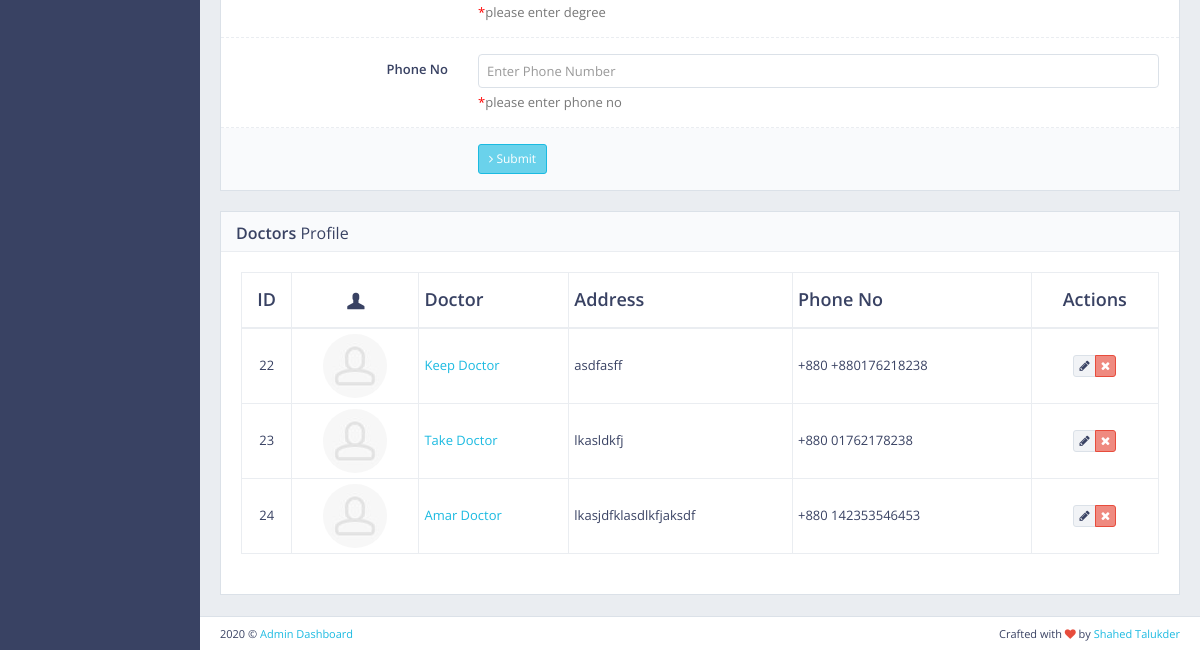
The page /crudDoctor/ (signed in, lower part) on the database as committed earlier.
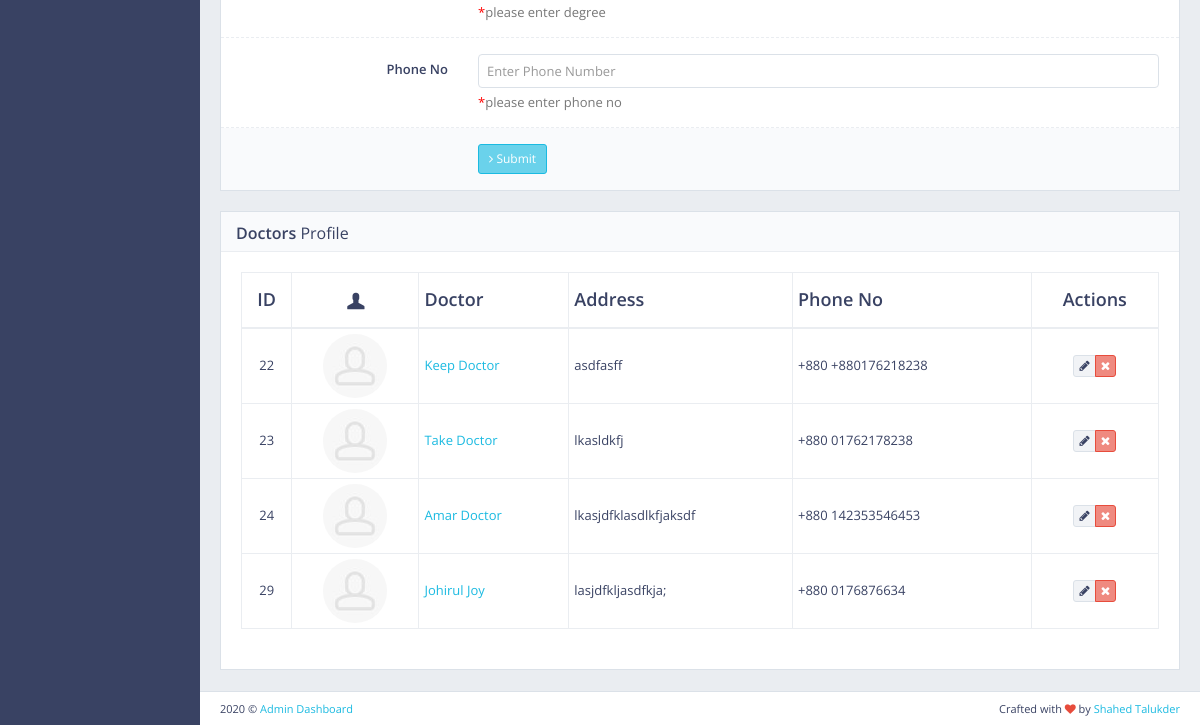
The same page on the database as committed later.
### main/models.py (models this page shows, shortened)
class Doctor(models.Model):
    user = models.OneToOneField(User,on_delete=models.CASCADE,primary_key=True,related_name='doctoruser')
    full_name = models.CharField(max_length=50, blank=True, null=True)
    address = models.CharField(max_length=500, blank=True, null=True)
    age = models.CharField(max_length=50, blank=True, null=True)
    degree = models.CharField(max_length=120,blank=True,null=True)
    phone_no = models.CharField(max_length=50, blank=True,null=True)
    class Meta:
        db_table = "doctor_info"

class User(AbstractUser):
    is_patient = models.BooleanField(default=False)
    is_doctor = models.BooleanField(default=False)
    is_nurse = models.BooleanField(default=False)
    is_assistant = models.BooleanField(default=False)
    is_admin = models.BooleanField(default=False)
    is_registered = models.BooleanField(default=False)

### frontend/views.py (the view, shortened to what this page needs)
# urls.py: path('crudDoctor/', views.crudDoctor, name="crudDoctor"),
def crudDoctor(request):
    if request.user.is_authenticated and request.user.is_superuser:
        doctor = Doctor.objects.all()
        context = {"title":"Manage Doctors","doc":doctor}
        return render(request, 'front/crud_doctor.html', context)
    else:
        return redirect('/')

### frontend/templates/front/crud_doctor.html (shortened to what this page needs)
{%extends 'front/base.html'%}
{%load static%}
{%block main_content%}
<div id="page-content">
    <div class="row">
        <div class="col-md-12">
            <div class="block">
                <form method="POST" class="form-horizontal form-bordered">
                    <div class="form-group">
                        <div class="col-md-9">
                            <span class="help-block"><span style="color:red">*</span>please enter degree</span>
                        </div>
                    </div>
                    <div class="form-group">
                        <label class="col-md-3 control-label" for="example-email-input">Phone No</label>
                        <div class="col-md-9">
                            <input type="text" id="email" name="doctorPhoneno" class="form-control" placeholder="Enter Phone Number">
                            <span class="help-block"><span style="color:red">*</span>please enter phone no</span>
                        </div>
                    </div>
                    <div class="form-group form-actions">
                        <div class="col-md-9 col-md-offset-3">
                            <button type="submit" class="btn btn-sm btn-primary"><i class="fa fa-angle-right"></i> Submit</button>
                        </div>
                    </div>
                </form>
            </div>
        </div>
    </div>
    <div class="block full">
        <div class="block-title">
            <h2><strong>Doctors</strong> Profile</h2>
        </div>
        <div class="table-responsive">
            <table id="example-datatable" class="table table-vcenter table-condensed table-bordered">
                <thead>
                    <tr>
                        <th class="text-center">ID</th>
                        <th class="text-center"><i class="gi gi-user"></i></th>
                        <th>Doctor</th>
                        <th>Address</th>
                        <th>Phone No</th>
                        <th class="text-center">Actions</th>
                    </tr>
                </thead>
                <tbody>
                    {%for i in doc%}
                    <tr>
                        <td class="text-center">{{i.user.id}}</td>
                        <td class="text-center"><img src="{%static 'front/'%}img/placeholders/avatars/avatar15.jpg" alt="avatar" class="img-circle"></td>
                        <td><a href="javascript:void(0)">{{i.full_name | title}}</a></td>
                        <td>{{i.address}}</td>
                        <td><span class="text-center">+880 {{i.phone_no}}</span></td>
                        <td class="text-center">
                            <div class="btn-group">
                                <a href="{% url 'edit_doctor' id=i.pk %}" data-toggle="tooltip" title="Edit" class="btn btn-xs btn-default"><i class="fa fa-pencil"></i></a>
                                <a href="{% url 'delete_doctor' id=i.pk %}" data-toggle="tooltip" title="Delete" class="btn btn-xs btn-danger"><i class="fa fa-times"></i></a>
                            </div>
                        </td>
                    </tr>
                    {%endfor%}
                </tbody>
            </table>
        </div>
    </div>
</div>
{%endblock main_content%}

Rows that differ between the two databases and show on the page:
added Doctor: user.id "29", full_name "Johirul Joy", address "lasjdfkljasdfkja;", phone_no "0176876634"
